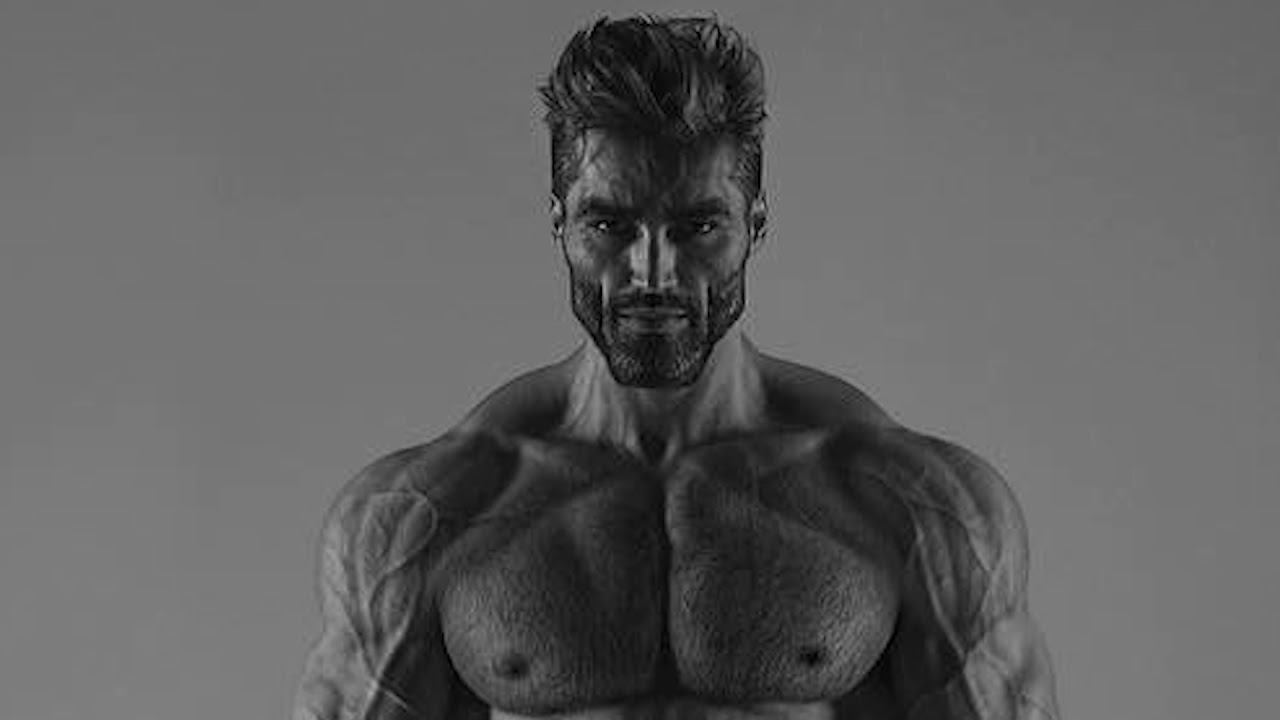
#> input picture chad.jpg, 1280 x 720 px
$ python facedetect.py
#> lines starting #> are read from the running program, lines starting #| are printed output that depends on the picture; after the words box and inside, x2 and y2 are one past the last pixel; in counts of white or black regions, pixels touching at a corner belong together
import cv2

trained_face_data = cv2.CascadeClassifier('haarcascade_frontalface_default.xml')
img = cv2.imread('chad.jpg')
#> img is the input picture: shape (720, 1280, 3); min 0, max 175, mean 96.8

grayscaled_img = cv2.cvtColor(img, cv2.COLOR_BGR2GRAY)

face_coordinates = trained_face_data.detectMultiScale(grayscaled_img)
#> face_coordinates = [[322, 533, 32, 32], [520, 125, 261, 261]]

(x,y,w,h) = face_coordinates[0]
#> x = 322; y = 533; w = 32; h = 32

cv2.rectangle(img, (x,y), (x+w, y+h), (0, 255, 0), 10)
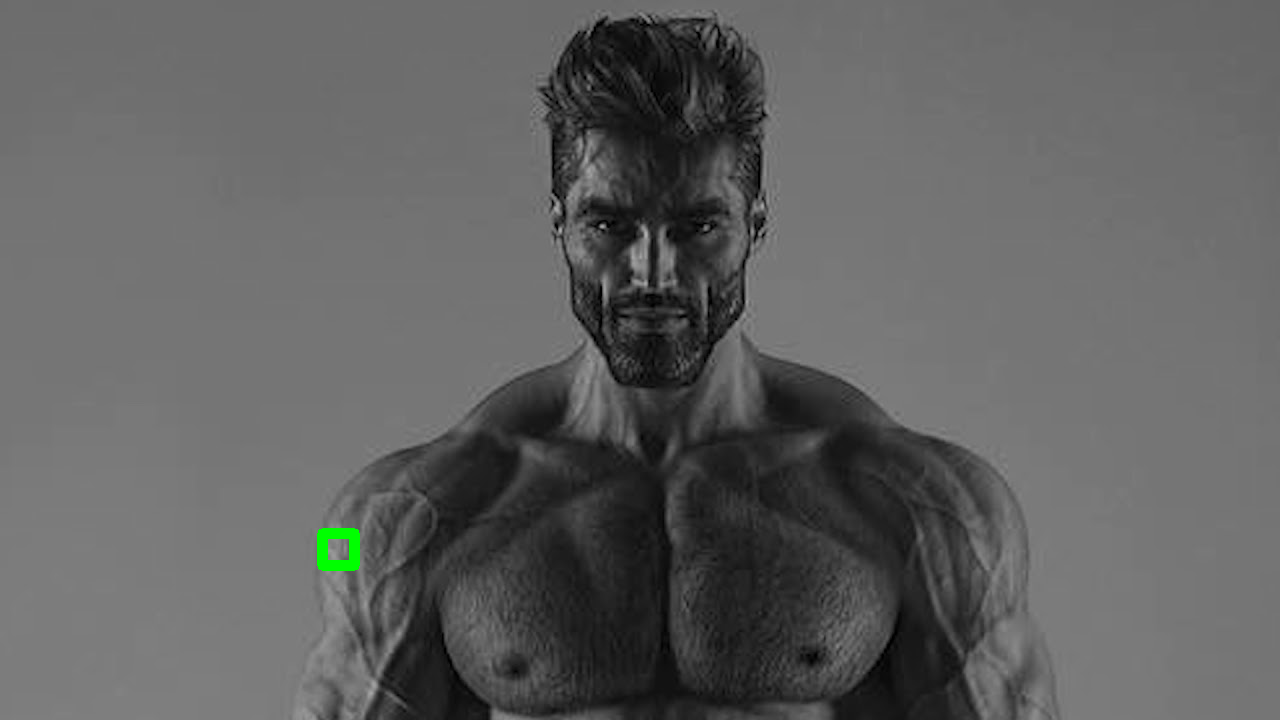
#> img: shape (720, 1280, 3); 0.15% of pixels changed, all inside (x1, y1, x2, y2) = (317, 528, 360, 571)

cv2.imshow("Your picture", img)
cv2.waitKey(0)
